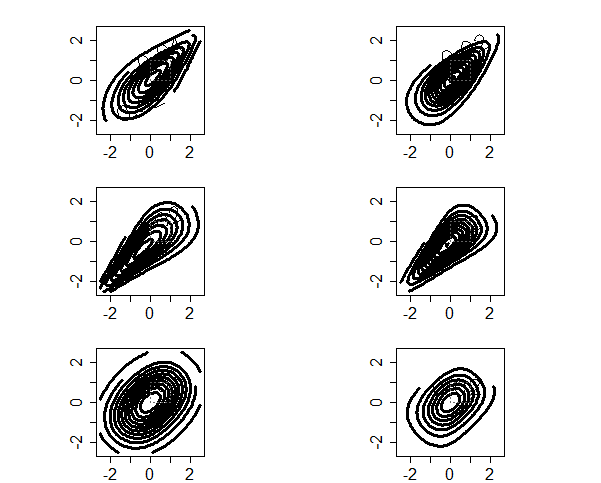

Generate this figure with R:
library(copula)

graphics.off()
layout(matrix(c(1,2,3,4,5,6), 3, 2, byrow = TRUE)) # defines number of plots and their respective positions
    par(pty="s",mar=c(2.1,2.5,2.1,2.5))            # graphical parameters see ?par()

# Gumbel Copulae with theta=2

# Gumbel Copula for normal marginal distributions
gumMVD<-mvdc(gumbelCopula(2),                                            
             margins=c("norm","norm"),                                   
             paramMargins=list(list(mean=0,sd=1.2),list(mean=0,sd=1.2))) # marginal distribution parameters

# Contour Plot: Gumbel Copula based on normal marginal distributions 
contour(gumMVD, dMvdc, xlim = c(-2.5, 2.5), ylim = c(-2.5, 2.5),         
        cex.axis = 1.5, labcex=1.5, lwd = 3)                             # random variables


#Gumbel Copula for t6 marginal distributions
gumMVD<-mvdc(gumbelCopula(2),margins=c("t","t"),                         
             paramMargins=list(list(df=6),list(df=6)))                   # marginal distribution parameter

# Contour Plot: Gumbel Copula based on t6 marginal distributions
contour(gumMVD, dMvdc, xlim = c(-2.5, 2.5), ylim = c(-2.5, 2.5),        
        cex.axis = 1.5, labcex=1.5, lwd = 3)                            

# Clayton Copulae theta=2

# Clayton Copula for normal marginal distributions
clayMVD<-mvdc(claytonCopula(2),margins=c("norm","norm"),
              paramMargins=list(list(mean=0,sd=1.2),list(mean=0,sd=1.2)))

# Contour Plot: Clayton Copula for normal marginal distributions
contour(clayMVD, dMvdc, xlim = c(-2.5, 2.5), ylim = c(-2.5, 2.5),
        cex.axis = 1.5, labcex=1.5, lwd = 3)  

# Clayton Copula for t6 marginal distributions
clayMVD<-mvdc(claytonCopula(2),margins=c("t","t"),paramMargins=list(list(df=6),list(df=6)))

# Contour Plot: Clayton Copula for t6 marginal distributions
contour(clayMVD, dMvdc, xlim = c(-2.5, 2.5), ylim = c(-2.5, 2.5),
        cex.axis = 1.5, labcex=1.5, lwd = 3)

# Frank Copulae theta=2

# Frank Copula for normal marginal distributions
frankMVD<-mvdc(frankCopula(2),margins=c("norm","norm"),
               paramMargins=list(list(mean=0,sd=1.2),list(mean=0,sd=1.2)))

# Contour Plot: Frank Copula for normal marginal distributions
contour(frankMVD, dMvdc, xlim = c(-2.5, 2.5), ylim = c(-2.5, 2.5),
        nlevels=10, cex.axis = 1.5, labcex=1.5, lwd = 3)

# Frank Copula for t6 marginal distributions
frankMVD<-mvdc(frankCopula(2),margins=c("t","t"),
               paramMargins=list(list(df=6),list(df=6)))

# Contour Plot: Frank Copula for t6 marginal distributions
contour(frankMVD, dMvdc, xlim = c(-2.5, 2.5), ylim = c(-2.5, 2.5),
        nlevels=10, cex.axis = 1.5, labcex=1.5, lwd = 3)
